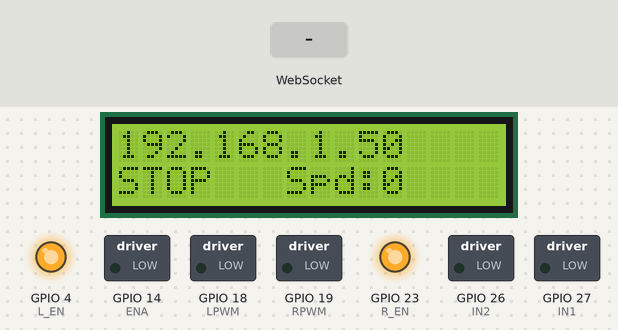
Simulated run of this sketch. Board: ESP32. Shown: 16×2 character LCD, switched loads named in the sketch (green lamp = pin HIGH), output pins drawn as LEDs (lit = HIGH). The inputs (shaded band) are chosen by the test bench. WiFi joins after 1.5 s; servers stay silent unless stated; what the sketch prints to the serial monitor is not drawn.

Above: at 4.8 s.
4.9 s: WebSocket text "w" received
At 6.1 s:
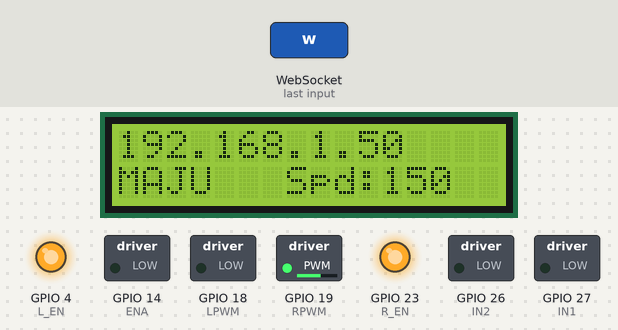
7.9 s: WebSocket text "s" received
At 8.7 s:
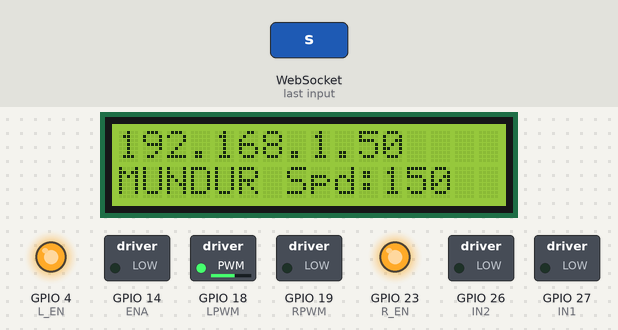
10.9 s: WebSocket text "L" received
At 12.1 s:
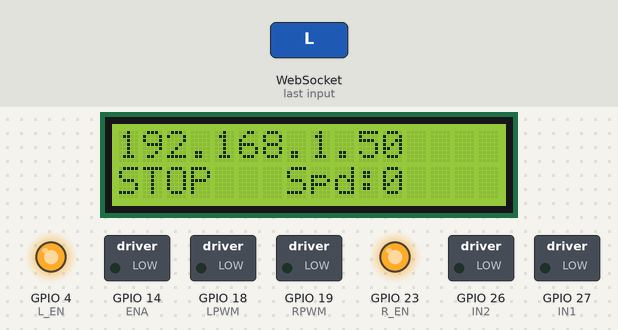
12.4 s: WebSocket text "R" received
At 13.4 s:
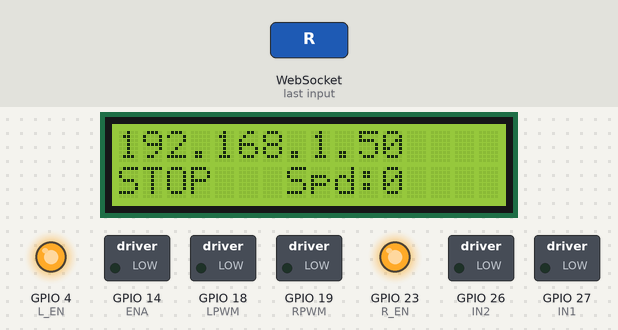
13.9 s: WebSocket text "w" received
At 15.53 s:
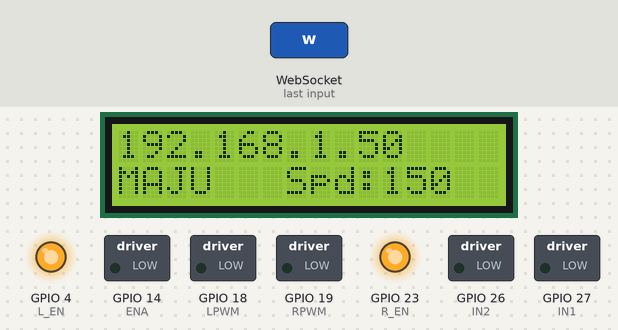
Timing chart, 0 to 16.5 s (numbered marks = the images above; inputs shaded):
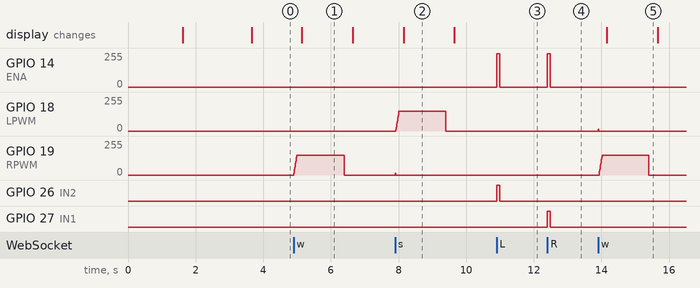

The sketch:

esp32_ws_controller.ino
```cpp
#include <WiFi.h>
#include <WebSocketsServer.h>
#include <LiquidCrystal_I2C.h>
#include <Wire.h>

LiquidCrystal_I2C lcd(0x27, 16, 2);

// ===== WIFI =====
const char *ssid = "ROVER-LINK";
const char *password = "rover123";

// ===== WEBSOCKET =====
WebSocketsServer webSocket(81);

// ===== PIN STEERING (L298N-style) =====
#define ENA 14
#define IN1 27
#define IN2 26

// ===== PIN MAIN DRIVER (BTS7960) =====
#define R_EN 23
#define L_EN 4
#define RPWM 19
#define LPWM 18

// ===== PWM CONFIG =====
#define PWM_FREQ 20000
#define PWM_RES 8

// ===== TUNING =====
// Polaritas wiring: IN2 HIGH = fisik KIRI di rover ini, jadi default true.
// Kalau setelah semua patch belok MASIH kebalik, ubah true -> false.
#define STEER_INVERT true

#define MAX_PWM_BTS 150
#define MIN_PWM_BTS 80
#define STEER_PWM 250     // kekuatan motor steering (0-255)
#define STEER_PULSE_MS 85 // durasi pulse untuk perintah L / R
#define FAILSAFE_MS 1500  // stop kalau tidak ada pesan (heartbeat 'h' tiap 250ms dari HTML)

// Ramp halus supaya arus tidak drop mendadak (brownout = lag WiFi)
#define RAMP_INTERVAL_MS 10
#define RAMP_UP_STEP 15 // 0 -> 150 sekitar 100ms
#define RAMP_DOWN_STEP 30

#define LCD_INTERVAL_MS 250
#define RPM_INTERVAL_MS 200

// ===== STATE =====
int speedBTS = MAX_PWM_BTS; // dipakai tombol w/s
int targetSpeed = 0;
bool targetForward = true;
int currentPwm = 0;
bool currentForward = true;

int steerState = 0; // arah yang sedang aktif di motor
int holdDir = 0;    // arah 'tahan' (a/d); pulse L/R ditumpuk di atasnya
bool pulseActive = false;
unsigned long pulseEndTime = 0;

unsigned long lastMsgTime = 0;
bool failsafeOn = false;

// ===== STEERING =====
// Satu-satunya tempat yang menyentuh IN1/IN2 -> arah selalu konsisten.
// dir: -1 = kiri, +1 = kanan, 0 = off
void setSteer(int dir)
{
    steerState = dir;
    if (dir == 0)
    {
        ledcWrite(ENA, 0);
        digitalWrite(IN1, LOW);
        digitalWrite(IN2, LOW);
        return;
    }
    bool in1 = (dir < 0); // kiri: IN1 HIGH, kanan: IN2 HIGH
    if (STEER_INVERT)
        in1 = !in1;
    digitalWrite(IN1, in1 ? HIGH : LOW);
    digitalWrite(IN2, in1 ? LOW : HIGH);
    ledcWrite(ENA, STEER_PWM);
}

void pulseSteer(int dir)
{
    setSteer(dir);
    pulseActive = true;
    pulseEndTime = millis() + STEER_PULSE_MS;
}

void holdSteer(int dir)
{
    holdDir = dir;
    pulseActive = false; // hold membatalkan pulse
    setSteer(dir);
}

// ===== DRIVE =====
void setDrive(bool fwd, int pwm)
{
    targetForward = fwd;
    targetSpeed = constrain(pwm, 0, MAX_PWM_BTS);
}

void hardStop()
{
    targetSpeed = 0;
    currentPwm = 0;
    ledcWrite(RPWM, 0);
    ledcWrite(LPWM, 0);
}

void updateMotor()
{
    static unsigned long last = 0;
    static int lastPwmOut = -1;
    static bool lastFwdOut = true;

    unsigned long now = millis();
    if (now - last < RAMP_INTERVAL_MS)
        return;
    last = now;

    int target = targetSpeed;
    if (target > 0 && target < MIN_PWM_BTS)
        target = MIN_PWM_BTS;

    // Ganti arah: turun ke 0 dulu baru balik
    if (currentPwm > 0 && currentForward != targetForward)
        target = 0;

    if (currentPwm < target)
        currentPwm = min(currentPwm + RAMP_UP_STEP, target);
    else if (currentPwm > target)
        currentPwm = max(currentPwm - RAMP_DOWN_STEP, target);

    if (currentPwm == 0)
        currentForward = targetForward;

    if (currentPwm != lastPwmOut || currentForward != lastFwdOut)
    {
        if (currentForward)
        {
            ledcWrite(RPWM, currentPwm);
            ledcWrite(LPWM, 0);
        }
        else
        {
            ledcWrite(RPWM, 0);
            ledcWrite(LPWM, currentPwm);
        }
        lastPwmOut = currentPwm;
        lastFwdOut = currentForward;
    }
}

// ===== WEBSOCKET =====
// Cari suffix a/d. Tidak ada suffix = steering 'tahan' dilepas
// (pulse L/R yang sedang jalan tidak dibatalkan).
void applySteerSuffix(const char *m, size_t len)
{
    for (size_t i = 1; i < len; i++)
    {
        if (m[i] == 'a')
        {
            holdSteer(-1);
            return;
        }
        if (m[i] == 'd')
        {
            holdSteer(+1);
            return;
        }
    }
    holdDir = 0;
    if (!pulseActive)
        setSteer(0);
}

// Format: F<pwm>[a|d]  atau  B<pwm>[a|d]
void handleDriveMsg(const char *m, size_t len)
{
    bool fwd = (m[0] == 'F');
    int val = atoi(m + 1);
    setDrive(fwd, val);

    applySteerSuffix(m, len);
}

void webSocketEvent(uint8_t num, WStype_t type, uint8_t *payload, size_t length)
{
    if (type == WStype_DISCONNECTED)
    {
        hardStop();
        holdSteer(0);
        return;
    }
    if (type != WStype_TEXT || length == 0)
        return;

    lastMsgTime = millis();
    const char *m = (const char *)payload;
    char cmd = m[0];

    switch (cmd)
    {
    case 'F':
    case 'B':
        handleDriveMsg(m, length);
        break;
    case 'v':
    {
        int v = atoi(m + 1);
        if (v >= 0 && v <= 255)
            speedBTS = min(v, MAX_PWM_BTS);
        break;
    }
    case 'h':
        break; // heartbeat
    case 'w':
        setDrive(true, speedBTS);
        break;
    case 's':
        setDrive(false, speedBTS);
        break;
    case 'a':
        holdSteer(-1);
        break;
    case 'd':
        holdSteer(+1);
        break;
    case 'L':
        pulseSteer(-1);
        break;
    case 'R':
        pulseSteer(+1);
        break;
    case 'c':
        holdSteer(0);
        break; // center / lepas steering
    case 'x':
        hardStop();
        if (length > 1)
            applySteerSuffix(m, length);
        break; // 'x' / 'xa' / 'xd'
    case 'X':
        hardStop();
        holdSteer(0);
        break; // stop total
    default:
        break;
    }
}

// ===== LCD (rate-limited, hanya tulis kalau berubah) =====
void updateLCD()
{
    static unsigned long last = 0;
    static char prev1[17] = "";
    static char prev2[17] = "";

    unsigned long now = millis();
    if (now - last < LCD_INTERVAL_MS)
        return;
    last = now;

    char l1[24], l2[24];
    int clients = webSocket.connectedClients();
    if (clients > 0)
        snprintf(l1, sizeof(l1), "Client: %-8d", clients);
    else
        snprintf(l1, sizeof(l1), "%-16s", WiFi.localIP().toString().c_str());

    const char *act;
    if (targetSpeed > 0)
        act = targetForward ? "MAJU" : "MUNDUR";
    else if (steerState < 0)
        act = "KIRI";
    else if (steerState > 0)
        act = "KANAN";
    else
        act = "STOP";
    snprintf(l2, sizeof(l2), "%-6s Spd:%-5d", act, targetSpeed);

    l1[16] = '\0';
    l2[16] = '\0';

    if (strcmp(l1, prev1) != 0)
    {
        lcd.setCursor(0, 0);
        lcd.print(l1);
        strcpy(prev1, l1);
    }
    if (strcmp(l2, prev2) != 0)
    {
        lcd.setCursor(0, 1);
        lcd.print(l2);
        strcpy(prev2, l2);
    }
}

// ===== SETUP =====
void setup()
{
    Serial.begin(115200);

    Wire.begin();
    lcd.init();
    Wire.setClock(400000); // I2C lebih cepat -> LCD tidak nge-block lama
    lcd.backlight();
    lcd.setCursor(0, 0);
    lcd.print("Initializing...");

    pinMode(IN1, OUTPUT);
    pinMode(IN2, OUTPUT);
    pinMode(R_EN, OUTPUT);
    pinMode(L_EN, OUTPUT);

    ledcAttach(ENA, PWM_FREQ, PWM_RES);
    ledcAttach(RPWM, PWM_FREQ, PWM_RES);
    ledcAttach(LPWM, PWM_FREQ, PWM_RES);

    digitalWrite(R_EN, HIGH);
    digitalWrite(L_EN, HIGH);
    hardStop();
    setSteer(0);

    lcd.clear();
    lcd.print("Connecting WiFi");

    WiFi.mode(WIFI_STA);
    WiFi.setSleep(false); // PENTING: matikan WiFi power-save (sumber lag 100-300ms)
    WiFi.setAutoReconnect(true);
    WiFi.begin(ssid, password);

    unsigned long t0 = millis();
    while (WiFi.status() != WL_CONNECTED)
    {
        delay(250);
        Serial.print(".");
        if (millis() - t0 > 20000)
        {
            Serial.println("\nWiFi gagal, restart...");
            ESP.restart();
        }
    }

    Serial.println("\nWiFi Connected");
    Serial.println(WiFi.localIP());

    lcd.clear();
    lcd.setCursor(0, 0);
    lcd.print("IP Address:");
    lcd.setCursor(0, 1);
    lcd.print(WiFi.localIP());
    delay(2000);
    lcd.clear();

    webSocket.begin();
    webSocket.onEvent(webSocketEvent);
    webSocket.enableHeartbeat(10000, 3000, 2); // deteksi client mati

    lastMsgTime = millis();
}

// ===== LOOP =====
void loop()
{
    webSocket.loop();
    updateMotor();

    // Akhiri pulse steering
    if (pulseActive && (long)(millis() - pulseEndTime) >= 0)
    {
        pulseActive = false;
        setSteer(holdDir); // balik ke hold (atau off kalau tidak ada)
    }

    // Failsafe
    if (millis() - lastMsgTime > FAILSAFE_MS)
    {
        if (!failsafeOn)
        {
            hardStop();
            holdSteer(0);
            failsafeOn = true;
            Serial.println("FAILSAFE: Active");
        }
    }
    else
    {
        failsafeOn = false;
    }

    // Telemetry RPM
    static unsigned long lastRpm = 0;
    if (millis() - lastRpm >= RPM_INTERVAL_MS)
    {
        lastRpm = millis();
        if (webSocket.connectedClients() > 0)
        {
            char buf[16];
            snprintf(buf, sizeof(buf), "r%d", currentPwm * 20);
            webSocket.broadcastTXT(buf);
        }
    }

    updateLCD();
    delay(1);
}
```

Measured:
- after the input at 4.9 s, GPIO 19 (RPWM): rises from 0/255 to 149/255 in 0.09 s, then falls to 0/255 in 1.4 s; the display: changes after 0.24 s (image 1)
- after the input at 7.9 s, GPIO 18 (LPWM): rises from 0/255 to 149/255 in 0.09 s, then falls to 0/255 in 1.4 s; GPIO 19 (RPWM): 0/255 → 15/255 at once, → 0/255 0.01 s later; the display: changes after 0.25 s (image 2)
- after the input at 10.9 s, GPIO 14 (ENA): 0/255 → 249/255 at once, → 0/255 0.09 s later; GPIO 26 (IN2): LOW → HIGH at once, → LOW 0.09 s later
- after the input at 12.4 s, GPIO 14 (ENA): 0/255 → 249/255 at once, → 0/255 0.09 s later; GPIO 27 (IN1): LOW → HIGH at once, → LOW 0.09 s later
- after the input at 13.9 s, GPIO 18 (LPWM): 0/255 → 15/255 at once, → 0/255 0.01 s later; GPIO 19 (RPWM): rises from 0/255 to 149/255 in 0.09 s, then falls to 0/255 in 1.4 s; the display: changes after 0.26 s (image 5)
- what the display in image 1 shows lasts 1.5 s, from 5.1 s to 6.6 s
